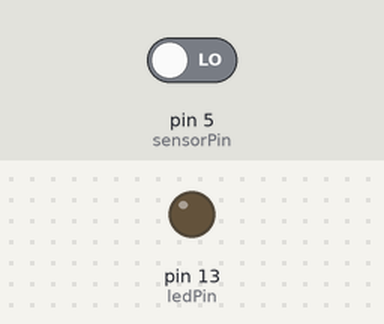
A sketch run on a simulated Arduino Uno, built with avr-gcc and run on an emulated ATmega328P. Parts: output pins drawn as LEDs (lit = HIGH). The inputs (shaded band) are chosen by the test bench; at power-on: pin 5 (sensorPin) LOW. What the sketch prints to the serial monitor is not drawn.

Above: at 1.2 s.
1.3 s: pin 5 (sensorPin) driven HIGH
At 2.3 s:
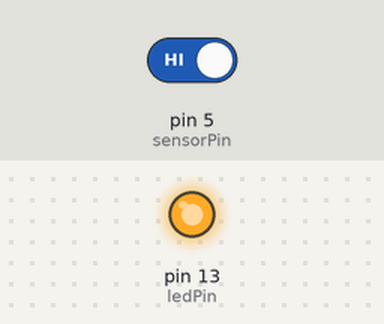
2.8 s: pin 5 (sensorPin) driven LOW
At 3.4 s:
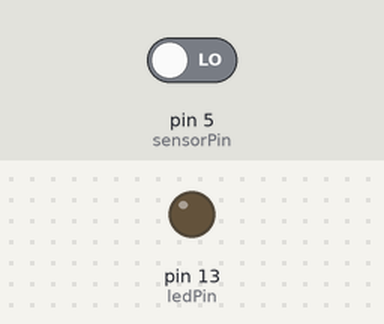
Timing chart, 0 to 5.8 s (numbered marks = the images above; inputs shaded):
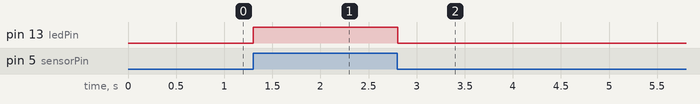

Measured:
- after the input at 1.3 s, pin 13 (ledPin): LOW → HIGH at once
- after the input at 2.8 s, pin 13 (ledPin): HIGH → LOW at once

The sketch:

PIR_Motion_Sensor_with_Arduino_Code1.ino
```cpp
/*
    PIR motion sensor with Arduino
    For more details, visit: https://techzeero.com/arduino-tutorials/pir-motion-sensor-with-arduino/
*/

int ledPin = 13;              // LED Pin
int sensorPin = 5;            // PIR Outpin
int state = 0;                // PIR status
void setup() {
 pinMode(ledPin, OUTPUT);
 pinMode(sensorPin, INPUT);
 Serial.begin(9600);
}
void loop(){
 state = digitalRead(sensorPin);
 if (state == HIGH) {
   digitalWrite(ledPin, HIGH);  // turn LED ON
   Serial.println(state);
 }
 else {
   digitalWrite(ledPin, LOW);   // turn LED OFF if no motion
   Serial.println(state);
 }
}
```
